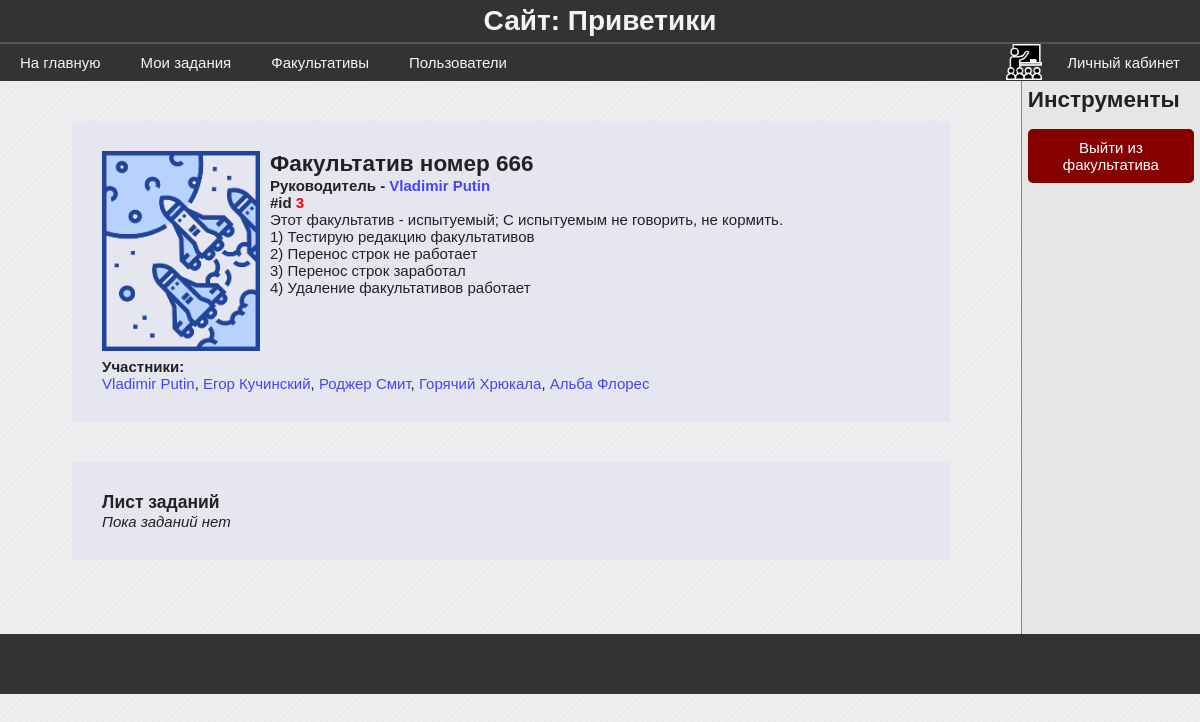
The page /group/3 (signed in) on the database as committed earlier.
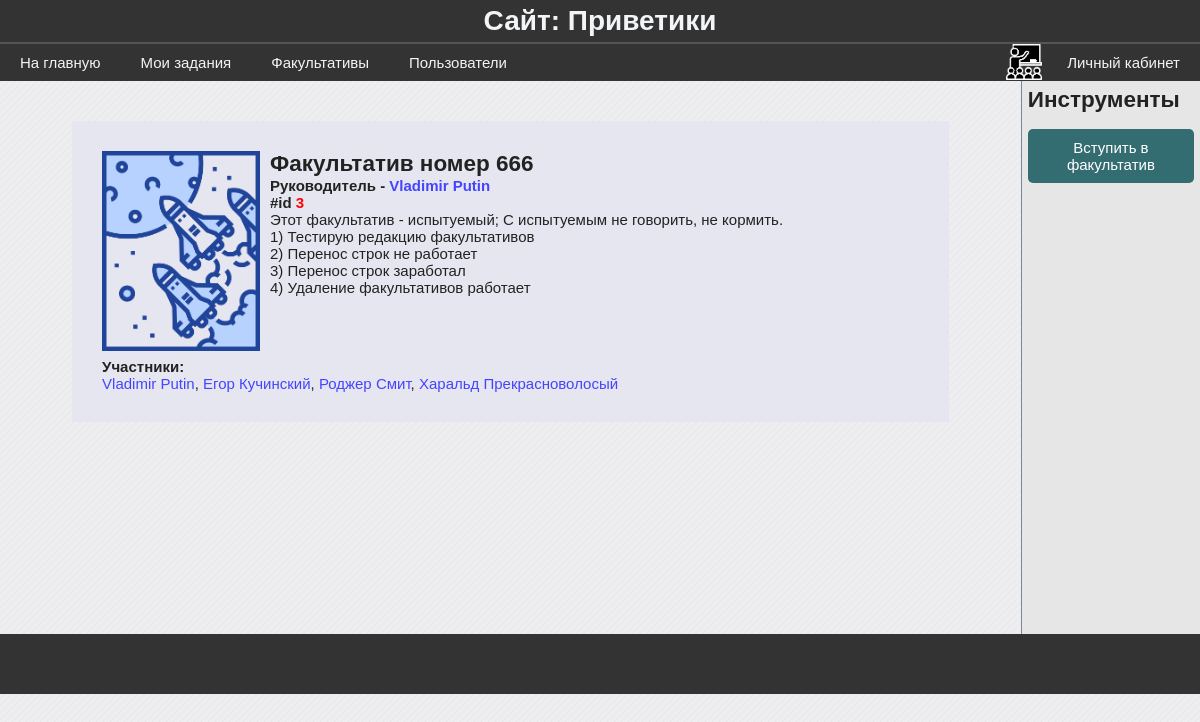
The same page on the database as committed later.
### data/model_users.py (models this page shows, shortened)
class User(SqlAlchemyBase, UserMixin, SerializerMixin):
    __tablename__ = 'users'
    id = sqlalchemy.Column(sqlalchemy.Integer,
                           primary_key=True, autoincrement=True)
    surname = sqlalchemy.Column(sqlalchemy.String)
    name = sqlalchemy.Column(sqlalchemy.String)
    age = sqlalchemy.Column(sqlalchemy.Integer)
    email = sqlalchemy.Column(sqlalchemy.String)
    type = sqlalchemy.Column(sqlalchemy.Integer)
    last_time_in = sqlalchemy.Column(sqlalchemy.String,
                                     default=time.ctime)
    hashed_password = sqlalchemy.Column(sqlalchemy.String)
    groups = sqlalchemy.orm.relation("Group",
                                     secondary="users_to_groups",
                                     backref="users")

### blueprints/groups.py (the view)
@blueprint.route('/group/<int:group_id>')
def group(group_id):
    session = db_session.create_session()
    group = session.query(Group).get(group_id)
    users = group.users
    tasks = group.tasks
    return render_template('group.html', group=group, users=users, tasks=tasks, bool_userbox=current_user.is_authenticated)

### blueprints/user_authenticate.py (called while the page is built)
@login_manager.user_loader
def user_load(user_id):
    session = db_session.create_session()
    return session.query(User).get(user_id)

### data/db_session.py (called while the page is built)
def create_session() -> Session:
    global __factory
    return __factory()

### data/model_groups.py (called while the page is built)
    @hybrid_property
    def leader(self):
        session = create_session()
        leader = session.query(User).get(self.leader_id)
        return leader

### templates/group.html (shortened to what this page needs)
{% extends "base.html" %}
{% block content %}
    <div class="infolist">
        <div class='flexbox flex_c_nowr'>
            <div><img src="{{ group.image if group.image else '../static/images/none_image.png'}}" height="200px">
                <div class="flexbox flex_jcspacebetween_aicenter">
                    <h2>{{ group.name }}</h2>
                </div>
                <h4>Руководитель - <a href="/user/{{ group.leader_id }}" class='link'>{{ group.leader.name }} {{ group.leader.surname }}</a></h4>
                <h4>#id <span style='color: red'>{{ group.id }}</span></h4>
                {% if group.info %}
                    {% for line in group.info.split('\n') %}
                        <p>{{ line }}</p>
                    {% endfor %}
                {% else %}
                    <p>Нет информации о факультативе</p>
                {% endif %}
            </div>
            <div>
                <h4>Участники: </h4>
                {% for user in users %}
                    <a href="/user/{{ user.id }}" class="link">{{ user.name }} {{ user.surname }}</a>{{ ', ' if not loop.last }}
                {% endfor %}
            </div>
        </div>
    </div>
    {% if current_user in users %}
    <div class="infolist">
        <h3>Лист заданий</h3>
        <ul>
            {% for task in group.tasks %}
            <li><span style="color: rgba(0, 0, 0);">{{ task.name }}</span>
                <span style="color: rgba(120, 120, 120);">
                {% for line in task.content.split('\n') %}
                    <p>{{ line }}</p>
                {% endfor %}
                </span>
            </li>
            {% else %}
                <p><i>Пока заданий нет</i></p>
            {% endfor %}
        </ul>
    </div>
    {% endif %}
{% endblock %}
{% if bool_userbox %}
{% block userbox %}
    <h2>Инструменты</h2>
    {% if current_user in users and current_user.id != group.leader_id %}
        <a href="/leave_group/{{ group.id }}" class='btn red-btn'>Выйти из факультатива</a>
    {% elif current_user not in users %}
        <a href="/join_group/{{ group.id }}" class='btn blue-btn'>Вступить в факультатив</a>
    {% endif %}
{% endblock %}
{% endif %}

Rows that differ between the two databases and show on the page:
no longer on this page (row edited): User: name "Горячий", surname "Хрюкала", last ","
removed User: name "Альба", surname "Флорес"
added User: name "Харальд", surname "Прекрасноволосый"
Other text that changed with them:
text no longer shown: "Лист заданий Пока заданий нет Выйти из факультатива"
text now shown: "Вступить в факультатив"
